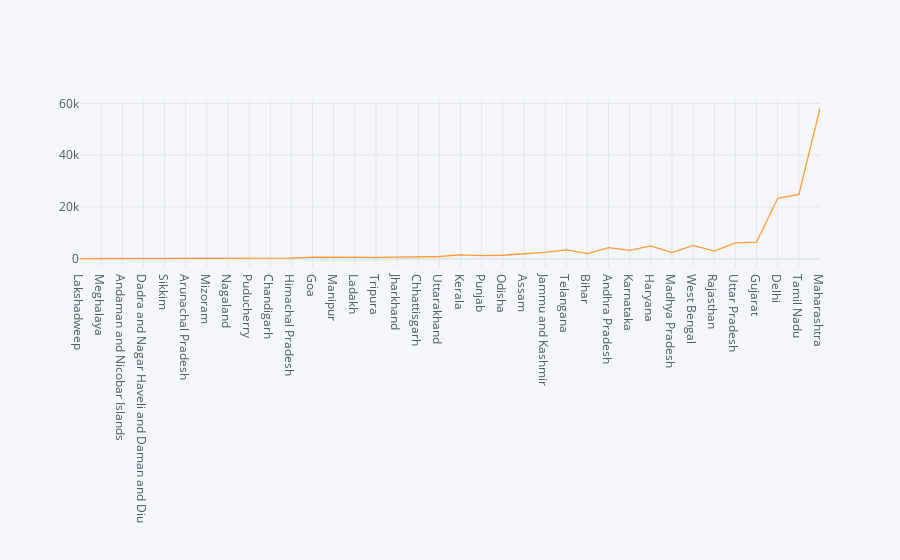

Write notebook code for a chart like this one.
### Code cell
a.iplot(kind='scatter',x='State/Union Territory',y='Active')

### Figure 1 — Plotly figure (JSON) as saved in the notebook; plotly's stock layout.template omitted (floating-point values rounded to 4 significant figures)
{"data": [{"line": {"color": "rgba(255, 153, 51, 1.0)", "dash": "solid", "shape": "linear", "width": 1.3}, "mode": "lines", "name": "Active", "text": "", "type": "scatter", "x": ["Lakshadweep", "Meghalaya", "Andaman and Nicobar Islands", "Dadra and Nagar Haveli and Daman and Diu", "Sikkim", "Arunachal Pradesh", "Mizoram", "Nagaland", "Puducherry", "Chandigarh", "Himachal Pradesh", "Goa", "Manipur", "Ladakh", "Tripura", "Jharkhand", "Chhattisgarh", "Uttarakhand", "Kerala", "Punjab", "Odisha", "Assam", "Jammu and Kashmir", "Telangana", "Bihar", "Andhra Pradesh", "Karnataka", "Haryana", "Madhya Pradesh", "West Bengal", "Rajasthan", "Uttar Pradesh", "Gujarat", "Delhi", "Tamil Nadu", "Maharashtra"], "y": [0, 10, 11, 42, 45, 121, 131, 63, 161, 82, 235, 625, 545, 718, 505, 619, 636, 824, 1450, 1176, 1310, 1856, 2417, 3363, 1952, 4240, 3174, 4946, 2343, 5126, 2925, 6092, 6348, 23340, 24825, 58068]}], "layout": {"legend": {"bgcolor": "#F5F6F9", "font": {"color": "#4D5663"}}, "paper_bgcolor": "#F5F6F9", "plot_bgcolor": "#F5F6F9", "title": {"font": {"color": "#4D5663"}}, "xaxis": {"gridcolor": "#E1E5ED", "showgrid": true, "tickfont": {"color": "#4D5663"}, "title": {"font": {"color": "#4D5663"}, "text": ""}, "zerolinecolor": "#E1E5ED"}, "yaxis": {"gridcolor": "#E1E5ED", "showgrid": true, "tickfont": {"color": "#4D5663"}, "title": {"font": {"color": "#4D5663"}, "text": ""}, "zerolinecolor": "#E1E5ED"}}}
